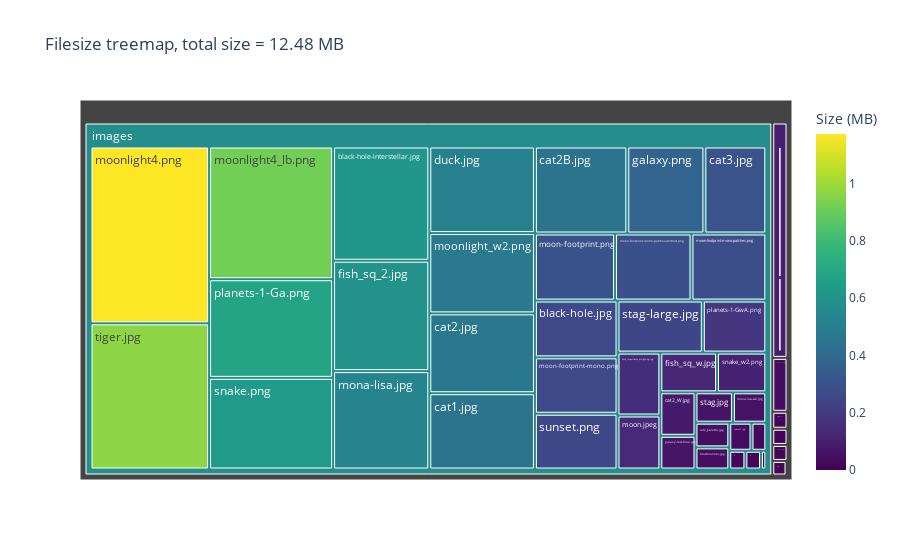

Source (notebook cell):
### Code cell
treemap_dir(use_gitignore=True)

### Figure 1 — Plotly figure (JSON) as saved in the notebook; plotly's stock layout.template omitted (floating-point values rounded to 4 significant figures)
{"data": [{"branchvalues": "total", "customdata": [[0.6145], [0.2622], [0.02321], [0.04183], [0.4505], [0.4717], [0.4494], [0.04664], [0.08546], [0.3013], [0.5113], [0.1506], [0.5939], [0.1259], [0.06624], [0.3749], [0.05663], [0.5294], [0.2866], [0.2806], [0.2604], [0.00554], [0.01687], [0.01635], [0.3005], [0.1293], [1.173], [0.9202], [0.4743], [0.6839], [0.1846], [0.6357], [0.1095], [0.2483], [0.06354], [0.2575], [0.03488], [0.9692], [0.06514], [0.1149], [0.0009775], [0.008859], [0.002546], [2.861e-05], [0.01222], [0.04123], [0.01298], [0.01043], [9.251e-05], [0.0003719], [0.0002375], [NaN], [0.576], [0.09688], [0.006938]], "domain": {"x": [0, 1], "y": [0, 1]}, "hovertemplate": "labels=%{label}<br>size_MB_sum=%{value}<br>parent=%{parent}<br>id=%{id}<br>size_MB=%{color}<extra></extra>", "ids": ["images/black-hole-interstellar.jpg", "images/black-hole.jpg", "images/bladerunner-square.jpg", "images/bladerunner.jpg", "images/cat1.jpg", "images/cat2.jpg", "images/cat2B.jpg", "images/cat2_palette.jpg", "images/cat2_W.jpg", "images/cat3.jpg", "images/duck.jpg", "images/duck_importance_weighting.jpg", "images/fish_sq_2.jpg", "images/fish_sq_w.jpg", "images/galaxy-red-blue.jpg", "images/galaxy.png", "images/mona-lisa-w2.jpg", "images/mona-lisa.jpg", "images/moon-footprint-mono-patches-contrast.png", "images/moon-footprint-mono-patches.png", "images/moon-footprint-mono.png", "images/moon-footprint-regions.png", "images/moon-footprint-weighting-2.png", "images/moon-footprint-weighting.png", "images/moon-footprint.png", "images/moon.jpeg", "images/moonlight4.png", "images/moonlight4_lb.png", "images/moonlight_w2.png", "images/planets-1-Ga.png", "images/planets-1-GwA.png", "images/snake.png", "images/snake_w2.png", "images/stag-large.jpg", "images/stag.jpg", "images/sunset.png", "images/sunset2.jpg", "images/tiger.jpg", "lines/courier-prime.ttf", "lines/source-code-pro.ttf", "templates/index.html", "templates/init.js", "templates/style.css", ".gitignore", "coordinates.py", "imageColor.py", "instructions.py", "misc.py", "pyproject.toml", "README.md", "requirements.txt", "squarespace", "images", "lines", "templates"], "labels": ["black-hole-interstellar.jpg", "black-hole.jpg", "bladerunner-square.jpg", "bladerunner.jpg", "cat1.jpg", "cat2.jpg", "cat2B.jpg", "cat2_palette.jpg", "cat2_W.jpg", "cat3.jpg", "duck.jpg", "duck_importance_weighting.jpg", "fish_sq_2.jpg", "fish_sq_w.jpg", "galaxy-red-blue.jpg", "galaxy.png", "mona-lisa-w2.jpg", "mona-lisa.jpg", "moon-footprint-mono-patches-contrast.png", "moon-footprint-mono-patches.png", "moon-footprint-mono.png", "moon-footprint-regions.png", "moon-footprint-weighting-2.png", "moon-footprint-weighting.png", "moon-footprint.png", "moon.jpeg", "moonlight4.png", "moonlight4_lb.png", "moonlight_w2.png", "planets-1-Ga.png", "planets-1-GwA.png", "snake.png", "snake_w2.png", "stag-large.jpg", "stag.jpg", "sunset.png", "sunset2.jpg", "tiger.jpg", "courier-prime.ttf", "source-code-pro.ttf", "index.html", "init.js", "style.css", ".gitignore", "coordinates.py", "imageColor.py", "instructions.py", "misc.py", "pyproject.toml", "README.md", "requirements.txt", "squarespace", "images", "lines", "templates"], "marker": {"coloraxis": "coloraxis", "colors": [0.6145, 0.2622, 0.02321, 0.04183, 0.4505, 0.4717, 0.4494, 0.04664, 0.08546, 0.3013, 0.5113, 0.1506, 0.5939, 0.1259, 0.06624, 0.3749, 0.05663, 0.5294, 0.2866, 0.2806, 0.2604, 0.00554, 0.01687, 0.01635, 0.3005, 0.1293, 1.173, 0.9202, 0.4743, 0.6839, 0.1846, 0.6357, 0.1095, 0.2483, 0.06354, 0.2575, 0.03488, 0.9692, 0.06514, 0.1149, 0.0009775, 0.008859, 0.002546, 2.861e-05, 0.01222, 0.04123, 0.01298, 0.01043, 9.251e-05, 0.0003719, 0.0002375, NaN, 0.576, 0.09688, 0.006938]}, "name": "", "parents": ["images", "images", "images", "images", "images", "images", "images", "images", "images", "images", "images", "images", "images", "images", "images", "images", "images", "images", "images", "images", "images", "images", "images", "images", "images", "images", "images", "images", "images", "images", "images", "images", "images", "images", "images", "images", "images", "images", "lines", "lines", "templates", "templates", "templates", "", "", "", "", "", "", "", "", "", "", "", ""], "type": "treemap", "values": [0.6145, 0.2622, 0.02321, 0.04183, 0.4505, 0.4717, 0.4494, 0.04664, 0.08546, 0.3013, 0.5113, 0.1506, 0.5939, 0.1259, 0.06624, 0.3749, 0.05663, 0.5294, 0.2866, 0.2806, 0.2604, 0.00554, 0.01687, 0.01635, 0.3005, 0.1293, 1.173, 0.9202, 0.4743, 0.6839, 0.1846, 0.6357, 0.1095, 0.2483, 0.06354, 0.2575, 0.03488, 0.9692, 0.06514, 0.1149, 0.0009775, 0.008859, 0.002546, 2.861e-05, 0.01222, 0.04123, 0.01298, 0.01043, 9.251e-05, 0.0003719, 0.0002375, 0.0, 12.21, 0.18, 0.01238]}], "layout": {"coloraxis": {"colorbar": {"title": {"text": "Size (MB)"}}, "colorscale": [[0, "#440154"], [0.1111, "#482878"], [0.2222, "#3e4989"], [0.3333, "#31688e"], [0.4444, "#26828e"], [0.5556, "#1f9e89"], [0.6667, "#35b779"], [0.7778, "#6ece58"], [0.8889, "#b5de2b"], [1, "#fde725"]]}, "legend": {"tracegroupgap": 0}, "title": {"text": "Filesize treemap, total size = 12.48 MB"}}}
